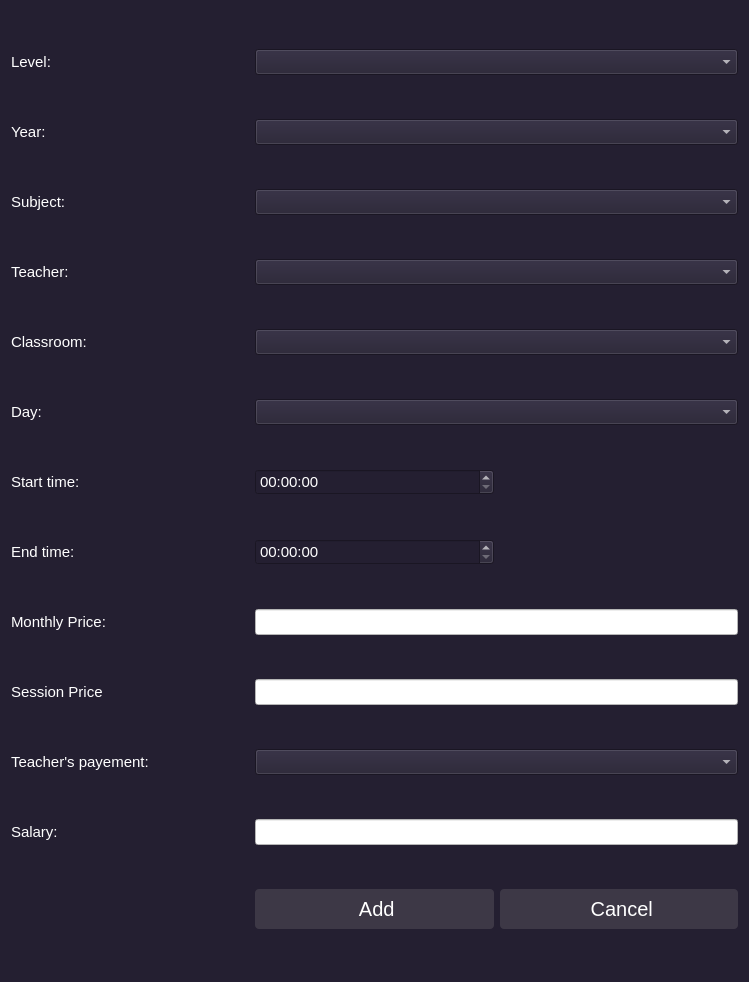
<?xml version="1.0" encoding="UTF-8"?>
<ui version="4.0">
 <class>class_add_form</class>
 <widget class="QWidget" name="class_add_form">
  <property name="geometry">
   <rect>
    <x>0</x>
    <y>0</y>
    <width>749</width>
    <height>982</height>
   </rect>
  </property>
  <property name="windowTitle">
   <string>Form</string>
  </property>
  <property name="styleSheet">
   <string notr="true">QWidget{
background-color:rgb(36, 31, 49);
color:rgb(255, 255, 255);
font-size:15px
}
            QPushButton {
                background-color: rgb(61, 56, 70);
                color:rgb(255, 255, 255);
                border: none;
                padding: 8px 16px;
                border-radius: 4px;
					font-size:20px
            }
            QPushButton:hover {
                background-color:rgb(192, 191, 188);
					color:black;
            }
QPushButton:disabled {
    background-color: rgb(222, 221, 218); /* Change the disabled color as desired */
}
QToolButton:pressed {
    background-color: rgb(153, 193, 241);  /* Change the pressed color as desired */
}
            QToolButton {
                background-color: rgb(53, 132, 228);
                color:black;
                border: none;
                padding: 8px 16px;
                border-radius: 4px;
            }
            QToolButton:hover {
                background-color:rgb(246, 245, 244);
					color:black;
            }
QToolButton:disabled {
    background-color: rgb(222, 221, 218); /* Change the disabled color as desired */
}
QPushButton:pressed {
    background-color: rgb(153, 193, 241);  /* Change the pressed color as desired */
}

</string>
  </property>
  <layout class="QGridLayout" name="gridLayout">
   <item row="13" column="0">
    <widget class="QLabel" name="label_11">
     <property name="text">
      <string>Salary:</string>
     </property>
    </widget>
   </item>
   <item row="5" column="0">
    <widget class="QLabel" name="label_5">
     <property name="text">
      <string>Day:</string>
     </property>
    </widget>
   </item>
   <item row="7" column="0">
    <widget class="QLabel" name="label_7">
     <property name="text">
      <string>End time:</string>
     </property>
    </widget>
   </item>
   <item row="2" column="0">
    <widget class="QLabel" name="label_2">
     <property name="text">
      <string>Subject:</string>
     </property>
    </widget>
   </item>
   <item row="11" column="0">
    <widget class="QLabel" name="label_10">
     <property name="text">
      <string>Teacher's payement:</string>
     </property>
    </widget>
   </item>
   <item row="0" column="0">
    <widget class="QLabel" name="label">
     <property name="text">
      <string>Level:</string>
     </property>
    </widget>
   </item>
   <item row="1" column="0">
    <widget class="QLabel" name="label_8">
     <property name="text">
      <string>Year:</string>
     </property>
    </widget>
   </item>
   <item row="6" column="0">
    <widget class="QLabel" name="label_6">
     <property name="text">
      <string>Start time:</string>
     </property>
    </widget>
   </item>
   <item row="9" column="0">
    <widget class="QLabel" name="label_12">
     <property name="text">
      <string>Session Price</string>
     </property>
    </widget>
   </item>
   <item row="8" column="0">
    <widget class="QLabel" name="label_9">
     <property name="text">
      <string>Monthly Price:</string>
     </property>
    </widget>
   </item>
   <item row="4" column="0">
    <widget class="QLabel" name="label_4">
     <property name="text">
      <string>Classroom:</string>
     </property>
    </widget>
   </item>
   <item row="3" column="0">
    <widget class="QLabel" name="label_3">
     <property name="text">
      <string>Teacher:</string>
     </property>
    </widget>
   </item>
   <item row="7" column="1">
    <widget class="QTimeEdit" name="end_time_input"/>
   </item>
   <item row="6" column="1">
    <widget class="QTimeEdit" name="start_time_input"/>
   </item>
   <item row="14" column="1">
    <widget class="QPushButton" name="add_button">
     <property name="styleSheet">
      <string notr="true">QPushButton {
    background-color:rgb(61, 56, 70);
	
	color: rgb(255, 255, 255);
	font-size: 20px

}

QPushButton:hover {
    background-color: rgb(119, 118, 123);  /* Change the hover color as desired */
}

QPushButton:pressed {
    background-color: rgb(192, 191, 188);  /* Change the pressed color as desired */
}

QPushButton:disabled {
    background-color: rgb(222, 221, 218); /* Change the disabled color as desired */
}</string>
     </property>
     <property name="text">
      <string> Add</string>
     </property>
     <property name="icon">
      <iconset>
       <normaloff>../../icons/ok.png</normaloff>../../icons/ok.png</iconset>
     </property>
     <property name="iconSize">
      <size>
       <width>30</width>
       <height>30</height>
      </size>
     </property>
    </widget>
   </item>
   <item row="14" column="2">
    <widget class="QPushButton" name="Cancel_button">
     <property name="styleSheet">
      <string notr="true">QPushButton {
    background-color:rgb(61, 56, 70);
	
	color: rgb(255, 255, 255);
	font-size: 20px

}

QPushButton:hover {
    background-color: rgb(119, 118, 123);  /* Change the hover color as desired */
}

QPushButton:pressed {
    background-color: rgb(192, 191, 188);  /* Change the pressed color as desired */
}

QPushButton:disabled {
    background-color: rgb(222, 221, 218); /* Change the disabled color as desired */
}</string>
     </property>
     <property name="text">
      <string> Cancel</string>
     </property>
     <property name="icon">
      <iconset>
       <normaloff>../../icons/cancel.png</normaloff>../../icons/cancel.png</iconset>
     </property>
     <property name="iconSize">
      <size>
       <width>30</width>
       <height>30</height>
      </size>
     </property>
    </widget>
   </item>
   <item row="13" column="1" colspan="2">
    <widget class="QLineEdit" name="salary_input">
     <property name="styleSheet">
      <string notr="true">color: rgb(0, 0, 0);
background-color: rgb(255, 255, 255);</string>
     </property>
    </widget>
   </item>
   <item row="11" column="1" colspan="2">
    <widget class="QComboBox" name="teachers_payement_combobox"/>
   </item>
   <item row="9" column="1" colspan="2">
    <widget class="QLineEdit" name="session_price_input">
     <property name="styleSheet">
      <string notr="true">color: rgb(0, 0, 0);
background-color: rgb(255, 255, 255);</string>
     </property>
    </widget>
   </item>
   <item row="8" column="1" colspan="2">
    <widget class="QLineEdit" name="price_input">
     <property name="styleSheet">
      <string notr="true">color: rgb(0, 0, 0);
background-color: rgb(255, 255, 255);</string>
     </property>
    </widget>
   </item>
   <item row="5" column="1" colspan="2">
    <widget class="QComboBox" name="day_combobox"/>
   </item>
   <item row="4" column="1" colspan="2">
    <widget class="QComboBox" name="classroom_combobox"/>
   </item>
   <item row="3" column="1" colspan="2">
    <widget class="QComboBox" name="teacher_combobox"/>
   </item>
   <item row="2" column="1" colspan="2">
    <widget class="QComboBox" name="subject_combobox"/>
   </item>
   <item row="1" column="1" colspan="2">
    <widget class="QComboBox" name="year_combobox"/>
   </item>
   <item row="0" column="1" colspan="2">
    <widget class="QComboBox" name="level_combobox"/>
   </item>
  </layout>
 </widget>
 <resources/>
 <connections/>
</ui>
